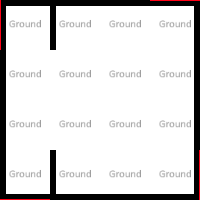

A 2D game scene composited from a Tiled map and its tileset images. What follows is a short description and the map's XML, with every tile layer's data as written:
An orthogonal 4x4 tile map with 50x50 px tiles, 4 tile layers (Ground, Walls, Lion, Walls2), 1 hidden layer not drawn, 2 tilesets and 11 objects (2x /Base/Door, Three, Two, One, Four).

<map version="1.5" tiledversion="1.7.2" orientation="orthogonal" renderorder="left-up" compressionlevel="0" width="4" height="4" tilewidth="50" tileheight="50" infinite="0" nextlayerid="38" nextobjectid="110">
 <properties>
  <property name="NoAgents" type="bool" value="false" />
  <property name="NoSpawning" type="bool" value="false" />
 </properties>
 <tileset firstgid="1" source="../../_Tiled/Master.tsx" />
 <tileset firstgid="34" source="../../_Tiled/Deco.tsx" />
 <group id="5" name="Floor 0">
  <properties>
   <property name="Height" type="float" value="2.5" />
  </properties>
  <layer id="1" name="Ground" width="4" height="4">
   <properties>
    <property name="Materials" value="[ground]" />
    <property name="Walkable" type="bool" value="true" />
   </properties>
   <data encoding="csv">
4,4,4,4,
4,4,4,4,
4,4,4,4,
4,4,4,4
</data>
  </layer>
  <layer id="28" name="Ceiling" width="4" height="4" visible="0">
   <properties>
    <property name="AtCeiling" type="bool" value="true" />
    <property name="Materials" value="[ceiling]" />
   </properties>
   <data encoding="csv">
3,3,3,3,
3,3,3,3,
3,3,3,3,
3,3,3,3
</data>
  </layer>
  <objectgroup id="4" name="Transitions">
   <object id="70" gid="8" x="50" y="50" width="50" height="50" rotation="180">
    <properties>
     <property name="MazeTransitions" type="int" value="0" />
     <property name="TargetZone" value="TransitionAkaLevel4" />
    </properties>
   </object>
  </objectgroup>
  <layer id="3" name="Walls" width="4" height="4">
   <properties>
    <property name="ConnectToCeiling" type="bool" value="true" />
    <property name="Materials" value="[walls]" />
   </properties>
   <data encoding="csv">
2684354566,3221225477,1073741829,3221225478,
2684354565,0,0,1610612741,
3758096389,0,0,1610612741,
6,0,5,1610612742
</data>
  </layer>
  <layer id="34" name="Lion" width="4" height="4">
   <properties>
    <property name="ConnectToCeiling" type="bool" value="true" />
   </properties>
   <data encoding="csv">
0,0,0,0,
0,0,0,0,
0,0,0,0,
0,5,0,0
</data>
  </layer>
  <layer id="31" name="Walls2" width="4" height="4">
   <properties>
    <property name="ConnectToCeiling" type="bool" value="true" />
   </properties>
   <data encoding="csv">
0,2684354565,0,0,
0,0,0,0,
0,0,0,0,
0,2684354565,0,0
</data>
  </layer>
  <objectgroup id="37" name="Enigmes">
   <object id="105" type="Three" gid="40" x="150" y="150" width="50" height="50">
    <properties>
     <property name="Y" type="int" value="2" />
    </properties>
   </object>
   <object id="106" type="Two" gid="40" x="124.667" y="37" width="50" height="50">
    <properties>
     <property name="Y" type="int" value="2" />
    </properties>
   </object>
   <object id="107" type="One" gid="40" x="150" y="39.6667" width="50" height="50">
    <properties>
     <property name="Y" type="int" value="2" />
    </properties>
   </object>
   <object id="108" type="Four" gid="40" x="100" y="150" width="50" height="50">
    <properties>
     <property name="Y" type="int" value="2" />
    </properties>
   </object>
  </objectgroup>
  <objectgroup id="35" name="Boutons">
   <object id="95" type="/Base/Door" gid="13" x="50" y="100" width="50" height="50" rotation="90">
    <properties>
     <property name="Variable" value="combo-laser" />
    </properties>
   </object>
   <object id="96" gid="14" x="50" y="200" width="50" height="50">
    <properties>
     <property name="Variable" value="combo-laser-four" />
     <property name="Y" type="float" value="1" />
    </properties>
   </object>
   <object id="97" type="/Base/Door" gid="13" x="50" y="50" width="50" height="50" rotation="90">
    <properties>
     <property name="Variable" value="combo-laser" />
    </properties>
   </object>
   <object id="98" gid="14" x="100" y="200" width="50" height="50">
    <properties>
     <property name="Variable" value="combo-laser-three" />
     <property name="Y" type="float" value="1" />
    </properties>
   </object>
   <object id="99" gid="14" x="150" y="0" width="50" height="50" rotation="-180">
    <properties>
     <property name="Variable" value="combo-laser-one" />
     <property name="Y" type="float" value="1" />
    </properties>
   </object>
   <object id="100" gid="14" x="100" y="0" width="50" height="50" rotation="-180">
    <properties>
     <property name="Variable" value="combo-laser-two" />
     <property name="Y" type="float" value="1" />
    </properties>
   </object>
  </objectgroup>
 </group>
</map>
